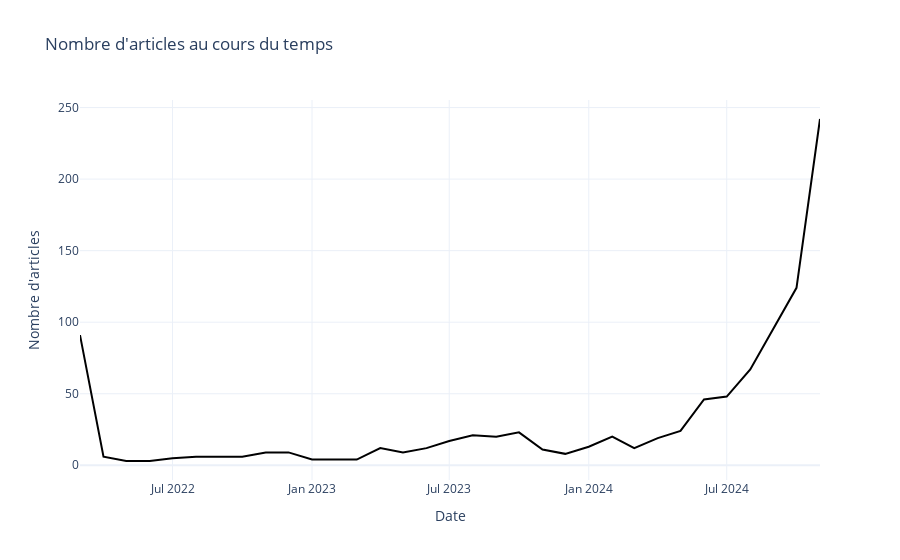

Write notebook code for a chart like this one.
### Code cell
# Convertir la colonne "Date de création" en datetime
df['Date de création'] = pd.to_datetime(df['Date de création'], errors='coerce')

# Supprimer les valeurs nulles (si des dates sont mal formatées ou manquantes)
df = df.dropna(subset=['Date de création'])

# Grouper les données par mois pour compter le nombre d'articles
articles_per_time = df.groupby(df['Date de création'].dt.to_period("M")).size().reset_index(name='Nombre d\'articles')

# Convertir les périodes en datetime pour une meilleure manipulation
articles_per_time['Date de création'] = articles_per_time['Date de création'].dt.to_timestamp()

# Tracer la série chronologique avec Plotly
fig = px.line(
    articles_per_time,
    x='Date de création',
    y='Nombre d\'articles',
    title="Nombre d'articles au cours du temps",
    labels={
        'Date de création': 'Date',
        'Nombre d\'articles': 'Nombre d\'articles'
    },
)

# Mettre à jour le style du graphique
fig.update_layout(
    template="plotly_white",
    xaxis_title="Date",
    yaxis_title="Nombre d'articles",
)

# Afficher le graphique
fig.show()

### Figure 1 — Plotly figure (JSON) as saved in the notebook; plotly's stock layout.template omitted (floating-point values rounded to 4 significant figures)
{"data": [{"hovertemplate": "Date=%{x}<br>Nombre d'articles=%{y}<extra></extra>", "legendgroup": "", "line": {"color": "#000001", "dash": "solid"}, "marker": {"symbol": "circle"}, "mode": "lines", "name": "", "orientation": "v", "showlegend": false, "type": "scatter", "x": ["2022-03-01T00:00:00", "2022-04-01T00:00:00", "2022-05-01T00:00:00", "2022-06-01T00:00:00", "2022-07-01T00:00:00", "2022-08-01T00:00:00", "2022-09-01T00:00:00", "2022-10-01T00:00:00", "2022-11-01T00:00:00", "2022-12-01T00:00:00", "2023-01-01T00:00:00", "2023-02-01T00:00:00", "2023-03-01T00:00:00", "2023-04-01T00:00:00", "2023-05-01T00:00:00", "2023-06-01T00:00:00", "2023-07-01T00:00:00", "2023-08-01T00:00:00", "2023-09-01T00:00:00", "2023-10-01T00:00:00", "2023-11-01T00:00:00", "2023-12-01T00:00:00", "2024-01-01T00:00:00", "2024-02-01T00:00:00", "2024-03-01T00:00:00", "2024-04-01T00:00:00", "2024-05-01T00:00:00", "2024-06-01T00:00:00", "2024-07-01T00:00:00", "2024-08-01T00:00:00", "2024-09-01T00:00:00", "2024-10-01T00:00:00", "2024-11-01T00:00:00"], "xaxis": "x", "y": [91, 6, 3, 3, 5, 6, 6, 6, 9, 9, 4, 4, 4, 12, 9, 12, 17, 21, 20, 23, 11, 8, 13, 20, 12, 19, 24, 46, 48, 67, 96, 124, 242], "yaxis": "y"}], "layout": {"legend": {"tracegroupgap": 0}, "title": {"text": "Nombre d'articles au cours du temps"}, "xaxis": {"anchor": "y", "domain": [0, 1], "title": {"text": "Date"}}, "yaxis": {"anchor": "x", "domain": [0, 1], "title": {"text": "Nombre d'articles"}}}}
